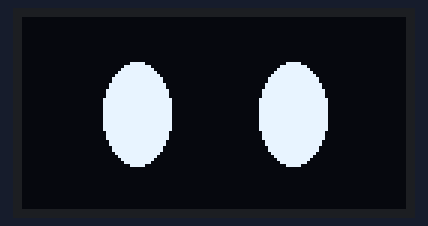
The program below on a simulated ESP32 board running MicroPython. Shown: 128×64 one-colour display. Random numbers come from a fixed seed; library files of the repository ran but are not shown: ssd1306.py.

Above: at 0.1 s.
At 13.9 s:
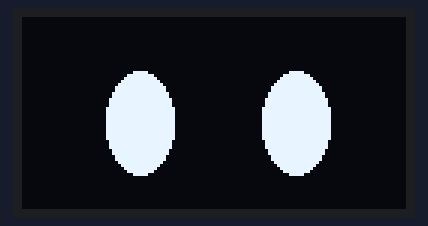
At 21.5 s:
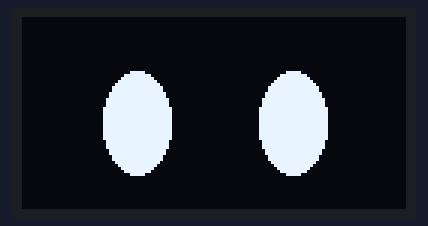
At 27.8 s:
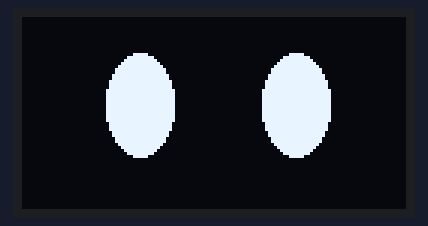
At 36.7 s:
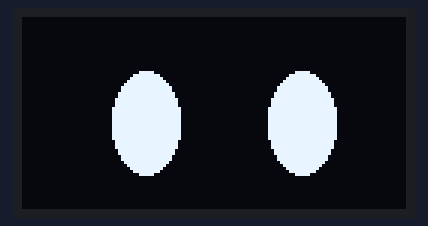

The program:

rosto_oled.py
```python
# Demo standalone do "rosto" do Jarvis rodando direto no ESP32 (simulado no
# Wokwi), sem depender do servidor Node.js ainda - so validando que a
# animacao (piscar + olhar ao redor) funciona de verdade num display fisico
# pequeno (SSD1306 128x64 monocromatico, I2C).
#
# Como usar no Wokwi:
#   1. Cole este conteudo no main.py do seu projeto (substituindo tudo).
#   2. Crie uma aba nova chamada ssd1306.py com o driver (arquivo separado).
#   3. Confira se os pinos SDA_PIN/SCL_PIN abaixo batem com a fiacao do seu
#      diagram.json (padrao do Wokwi pro ESP32 DevKit costuma ser
#      SDA=21, SCL=22 - se a tela nao acender, ajuste esses dois numeros).
#   4. Clique em Play/Restart.

from machine import Pin, I2C
import ssd1306
import time
import random

SDA_PIN = 21
SCL_PIN = 22
LARGURA = 128
ALTURA = 64

i2c = I2C(0, sda=Pin(SDA_PIN), scl=Pin(SCL_PIN), freq=400000)
tela = ssd1306.SSD1306_I2C(LARGURA, ALTURA, i2c)

# --- Geometria dos "olhos em pilula" ---
# Um oval bem alto (raio X pequeno, raio Y grande) ja da a sensacao de
# pilula/capsula sem precisar desenhar cantos arredondados manualmente -
# fica bem mais suave que um retangulo reto.
OLHO_RAIO_X = 11
OLHO_RAIO_Y = 17
OLHO_CENTRO_Y = ALTURA // 2
OLHO_E_CENTRO_X = 38
OLHO_D_CENTRO_X = LARGURA - 38


def desenhar_olhos(deslocamento_x=0, deslocamento_y=0, fator_altura=1.0):
    """Desenha os dois olhos. fator_altura < 1 = olho mais fechado (piscando)."""
    tela.fill(0)

    raio_y = max(1, int(OLHO_RAIO_Y * fator_altura))
    y = OLHO_CENTRO_Y + deslocamento_y

    tela.ellipse(OLHO_E_CENTRO_X + deslocamento_x, y, OLHO_RAIO_X, raio_y, 1, True)
    tela.ellipse(OLHO_D_CENTRO_X + deslocamento_x, y, OLHO_RAIO_X, raio_y, 1, True)

    tela.show()


def piscar():
    """Fecha e abre os olhos rapido, tipo uma piscada natural."""
    for fator in (0.6, 0.15, 0.6, 1.0):
        desenhar_olhos(fator_altura=fator)
        time.sleep_ms(35)


def olhar_ao_redor():
    """Desloca os olhos pro lado por um instante, como se prestasse atencao
    em algo, depois volta pro centro."""
    dx = random.randint(-6, 6)
    dy = random.randint(-3, 3)
    desenhar_olhos(deslocamento_x=dx, deslocamento_y=dy)
    time.sleep_ms(900)
    desenhar_olhos()


def loop_principal():
    desenhar_olhos()
    proximo_piscar = time.ticks_add(time.ticks_ms(), 3000)
    proximo_olhar = time.ticks_add(time.ticks_ms(), 5000)

    while True:
        agora = time.ticks_ms()

        if time.ticks_diff(agora, proximo_piscar) >= 0:
            piscar()
            proximo_piscar = time.ticks_add(time.ticks_ms(), random.randint(2500, 5500))

        if time.ticks_diff(agora, proximo_olhar) >= 0:
            olhar_ao_redor()
            proximo_olhar = time.ticks_add(time.ticks_ms(), random.randint(4500, 8000))

        time.sleep_ms(50)


loop_principal()
```

Measured:
- what the display in image 1 shows lasts 0.9 s, from 13.9 s to 14.8 s
